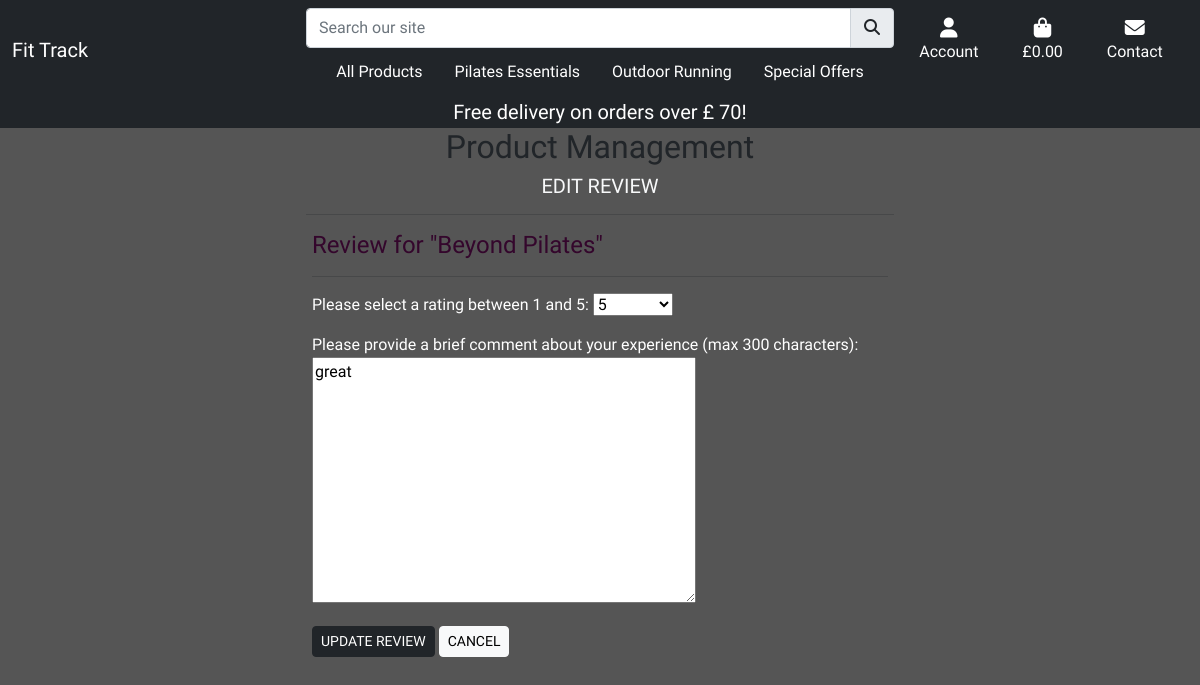
The app's page /products/edit_review/27/ (signed in) with its own data.
### products/models.py (models this page shows, shortened)
class Review(models.Model):
    product = models.ForeignKey(
        Product, on_delete=models.CASCADE, related_name='reviews'
    )
    user = models.ForeignKey(
        User, on_delete=models.SET_NULL, null=True, blank=True,
    )
    rating = models.IntegerField(
        validators=[MinValueValidator(1), MaxValueValidator(5)])
    comment = models.TextField()
    created_date = models.DateTimeField(auto_now_add=True)

class Product(models.Model):
    category = models.ForeignKey('Category', null=True, blank=True, on_delete=models.SET_NULL)
    sku = models.CharField(max_length=254, null=True, blank=True)
    name = models.CharField(max_length=254)
    different_size = models.BooleanField(default=False)
    description = models.TextField()
    new = models.BooleanField(default=False)
    on_sale = models.BooleanField(default=False)
    all_specials = models.BooleanField(default=False)
    details = models.CharField(max_length=360)
    materials = models.CharField(max_length=254, null=True,default=None)
    fabric_care = models.CharField(max_length=360)
    price = models.DecimalField(max_digits=6, decimal_places=2)
    rating = models.DecimalField(max_digits=6, decimal_places=2, null=True, blank=True)
    image = models.ImageField(null=True, blank=True)
    size = models.CharField(max_length=254, null=True, blank=True)
    weight =  models.CharField(max_length=254, null=True, blank=True)
    special_price = models.DecimalField(
        max_digits=6, decimal_places=2, null=False, blank=False, default=0)

### products/views.py (the view)
# urls.py: path('edit_review/<int:review_id>/', views.edit_review,name='edit_review'),
@login_required
def edit_review(request, review_id):
    if not request.user.is_authenticated:
        messages.error(
            request,
            'Sorry, only registered users can do that. Please login or register to delete a review.'
        )
        return redirect('home')  # Redirect to the home page if the user is not authenticated
    review = get_object_or_404(Review, pk=review_id)
    product = review.product
    if request.method == 'POST':
        form = ReviewForm(request.user, product, request.POST, instance=review)
        if form.is_valid():
            form.save()
            messages.success(request, 'Review successfully updated!')
            return redirect('product_detail', product_id=product.id)
        else:
            messages.error(request, 'Failed to update review. Please correct the errors.')
    else:
        form = ReviewForm(request.user, product, instance=review)
    return render(request, 'products/edit_review.html', {'form': form, 'product': product, 'review': review})

### products/forms.py
class ReviewForm(forms.ModelForm):
    class Meta:
        model = Review
        fields = ('rating', 'comment')
        labels = {
            'comment': 'Please provide a brief comment about your experience \
                (max 300 characters)',
        }
    RATING_CHOICES = [
        (5, '5'),
        (4, '4'),
        (3, '3'),
        (2, '2'),
        (1, '1'),
    ]
    rating = forms.ChoiceField(
        choices=RATING_CHOICES,
        label='Please select a rating between 1 and 5',
        widget=forms.Select(attrs={'class': 'form-select', 'style': 'width: 80px;'})
    )
    def __init__(self, user, product, *args, **kwargs):
        super().__init__(*args, **kwargs)
        for field in self.fields:
            self.fields[field].widget.attrs['class'] = 'mb-6'
            if field == 'comment':
                self.fields[field].widget.attrs['maxlength'] = '300'
                self.fields[field].widget.attrs['minlength'] = '5'

### bag/contexts.py (called while the page is built, shortened)
def bag_contents(request):
    bag_items = []
    total = 0
    product_count = 0
    bag = request.session.get('bag', {})
    if product_count > 0 and total < settings.FREE_DELIVERY_THRESHOLD:
        delivery = Decimal(settings.STANDARD_DELIVERY_COST)
        free_delivery_delta = settings.FREE_DELIVERY_THRESHOLD - total
    else:
        delivery = 0
        free_delivery_delta = 0
    grand_total = delivery + total
    context = {
        'bag_items': bag_items,
        'total': total,
        'product_count': product_count,
        'delivery': delivery,
        'free_delivery_delta': free_delivery_delta,
        'free_delivery_threshold': settings.FREE_DELIVERY_THRESHOLD,
        'grand_total': grand_total,
    }
    return context

### products/templates/products/edit_review.html (shortened to what this page needs)
{% extends "base.html" %}
{% load static %}
{% block content %}
<div class="container-fluid vh-100 clear-nav">
    {% include 'includes/banner.html' %}
    <div class="row">
        <div class="col text-center">
            <h2 class="text-dark">Product Management</h2>
            <h5 class="text-light text-uppercase">Edit Review</h5>
            <hr class="w-50 mx-auto mb-3">
        </div>
    </div>
    <div class="row justify-content-center">
        <div class="col-12 col-md-6 mx-auto">
        <form method="post">
            <h4 class="mb-0 text-urple">Review for "{{ review.product.name }}"</h4>
            <hr>
            {{ form.as_p }}
            <button class="btn btn-dark btn-sm text-uppercase mobile-btn rounded" type="submit">Update Review</button>
            <a class="btn btn-light btn-sm text-uppercase mobile-btn rounded" href="{% url 'product_detail' product.id %}">Cancel</a>
        </form>
    </div>
</div>
</div>
{% endblock %}

### static/css/base.css (style rules this page uses)
html { height:100%; }
body { font-family:'Bacasime Antique', serif ; background: url('/media/woman.jpg') no-repeat center center fixed; background-size: cover; height: 100%; display: flex; flex-direction: column; }
h4 { color:rgb(52, 6, 44); }
.mt-3,.nav-link, p { color:#fff !important; }

### records on screen
Review: product.name "Beyond Pilates", rating "5", comment "great"

### other values on screen
{{ free_delivery_threshold }} "70"
